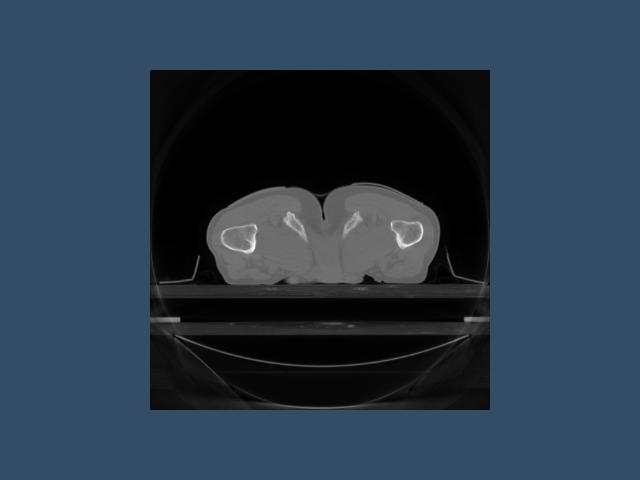

This chart was generated by the following Python code:
#!/usr/bin/env python

# Read a single DICOM image file and display it using the standard
# VTK pipeline with parallel projection and 2D image interaction.

import os
from pathlib import Path

# Factory overrides: importing these modules registers the OpenGL rendering
# and interaction style implementations for vtkRenderingCore factory classes.
import vtkmodules.vtkInteractionStyle  # noqa: F401
import vtkmodules.vtkRenderingOpenGL2  # noqa: F401
# VTK pipeline classes used in this example
from vtkmodules.vtkIOImage import vtkDICOMImageReader
from vtkmodules.vtkInteractionStyle import vtkInteractorStyleImage
from vtkmodules.vtkRenderingCore import (
    vtkImageActor,
    vtkRenderWindow,
    vtkRenderWindowInteractor,
    vtkRenderer,
)

# Colors (normalized RGB)
background_rgb = (0.200, 0.302, 0.400)

# Data directory: defaults to the folder containing this script
data_dir = Path(os.environ.get("VPE_DATA_DIR", Path(__file__).parent))

# Reader: load a single DICOM image from file
reader = vtkDICOMImageReader()
reader.SetFileName(str(data_dir / "prostate.img"))
reader.Update()

# Actor: display the image as a 2D texture
actor = vtkImageActor()
actor.GetMapper().SetInputConnection(reader.GetOutputPort())
scalar_range = reader.GetOutput().GetScalarRange()
actor.GetProperty().SetColorWindow(scalar_range[1] - scalar_range[0])
actor.GetProperty().SetColorLevel((scalar_range[1] + scalar_range[0]) / 2.0)

# Renderer: assemble the scene and configure the camera
renderer = vtkRenderer()
renderer.AddActor(actor)
renderer.SetBackground(background_rgb)

# Window: display the rendered scene
render_window = vtkRenderWindow()
render_window.AddRenderer(renderer)
render_window.SetWindowName("read dicom")
render_window.SetMultiSamples(0)
render_window.SetSize(640, 480)

# Interactor: handle mouse and keyboard events with 2D image interaction
render_window_interactor = vtkRenderWindowInteractor()
render_window_interactor.SetRenderWindow(render_window)
interactor_style_image = vtkInteractorStyleImage()
render_window_interactor.SetInteractorStyle(interactor_style_image)

# Scene: configure parallel projection for 2D image viewing
renderer.ResetCamera()
renderer.GetActiveCamera().ParallelProjectionOn()

render_window_interactor.Initialize()
render_window_interactor.Start()
